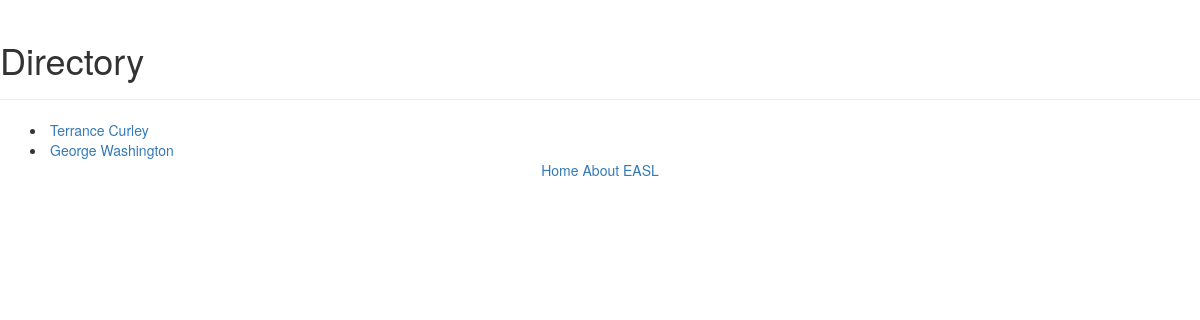
Page /home/ on the earlier database version.
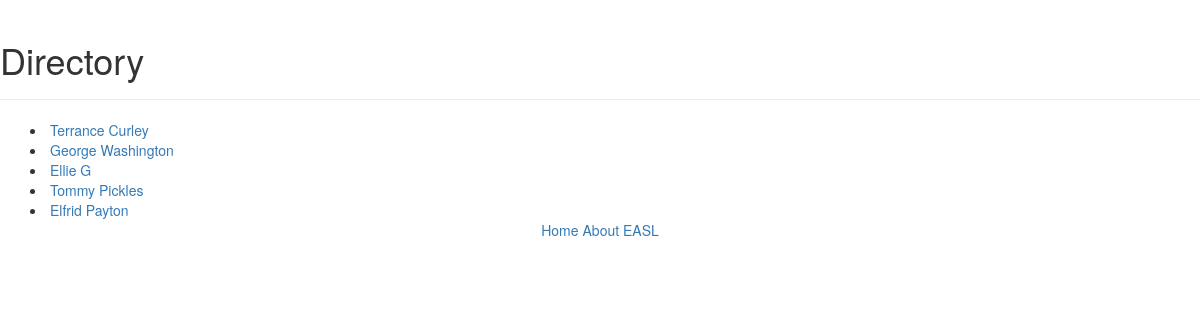
Same page on the later database version.
### webApp/models.py (models this page shows, shortened)
class Student(models.Model):
    first_name = models.CharField(max_length=50)
    last_name = models.CharField(max_length=50)
    date_of_birth = models.DateField()
    gender = models.CharField(max_length=10, choices=[('M', 'Male'), ('F', 'Female')])

### webApp/views.py (the view)
# urls.py: url(r'^home/$', views.home, name='home'),
def home(request):
    students = Student.objects.all()
    return render(request, 'home.html', {'students': students})

### webApp/templates/home.html
{% extends "base.html" %}
{% block content %}
<div class="page-header">
  <h1>Directory</h1>
</div>
{% for student in students %}
  <div class="container">
    <div class="studentname">
      <li>
        <a href="{% url 'student_detail' student.id %}">
        {{ student.first_name|capfirst }} {{ student.last_name|capfirst }}
        </a>
      </li>
    </div>
  </div>
{% endfor %}
{% endblock %}

### webApp/templates/base.html (shortened to what this page needs)
{% load bootstrap3 %}
{% load static %}
{% bootstrap_css %}
<html lang="en-US">
  <head>
  </head>
  <body>
    {% block content %}
    {% endblock %}
    <div class="footer">
      <div class="text-center">
        <a href="{% url 'home' %}">Home</a>
        <a href="/about/">About EASL</a>
      </div>
    </div>
  </body>
</html>

Differences in the rows shown:
added Student: first_name "Ellie", last_name "G"
added Student: first_name "Tommy", last_name "Pickles"
added Student: first_name "Elfrid", last_name "Payton"
